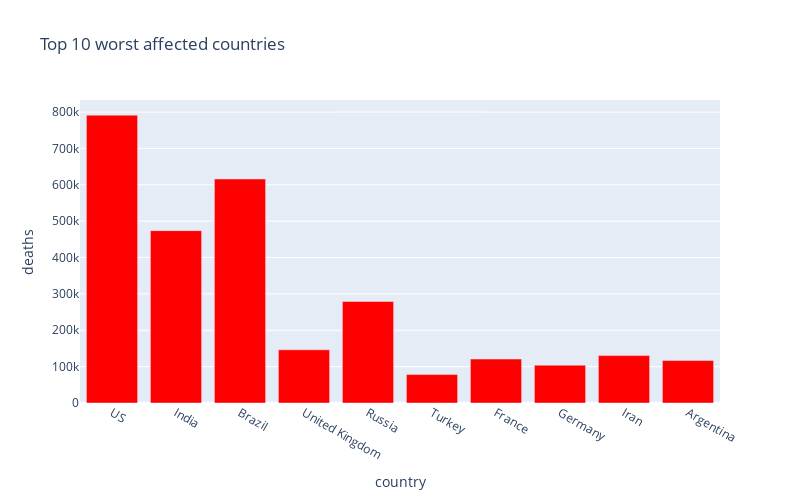

Notebook source saved alongside this figure:
### Markdown cell above
# 10 worst hit countries - Death cases

### Code cell
px.bar(
    sorted_country_df.head(10),
    x = "country",
    y = "deaths",
    title= "Top 10 worst affected countries", # the axis names
    color_discrete_sequence=["red"], 
    height=500,
    width=800
)

### Figure 1 — Plotly figure (JSON) as saved in the notebook; plotly's stock layout.template omitted (floating-point values rounded to 4 significant figures)
{"data": [{"alignmentgroup": "True", "hovertemplate": "country=%{x}<br>deaths=%{y}<extra></extra>", "legendgroup": "", "marker": {"color": "red", "pattern": {"shape": ""}}, "name": "", "offsetgroup": "", "orientation": "v", "showlegend": false, "textposition": "auto", "type": "bar", "x": ["US", "India", "Brazil", "United Kingdom", "Russia", "Turkey", "France", "Germany", "Iran", "Argentina"], "xaxis": "x", "y": [791514, 473952, 616018, 146281, 279280, 78215, 120884, 104051, 130356, 116703], "yaxis": "y"}], "layout": {"barmode": "relative", "height": 500, "legend": {"tracegroupgap": 0}, "title": {"text": "Top 10 worst affected countries"}, "width": 800, "xaxis": {"anchor": "y", "autorange": true, "domain": [0, 1], "range": [-0.5, 9.5], "title": {"text": "country"}, "type": "category"}, "yaxis": {"anchor": "x", "autorange": true, "domain": [0, 1], "range": [0, 833200.0], "title": {"text": "deaths"}, "type": "linear"}}}
